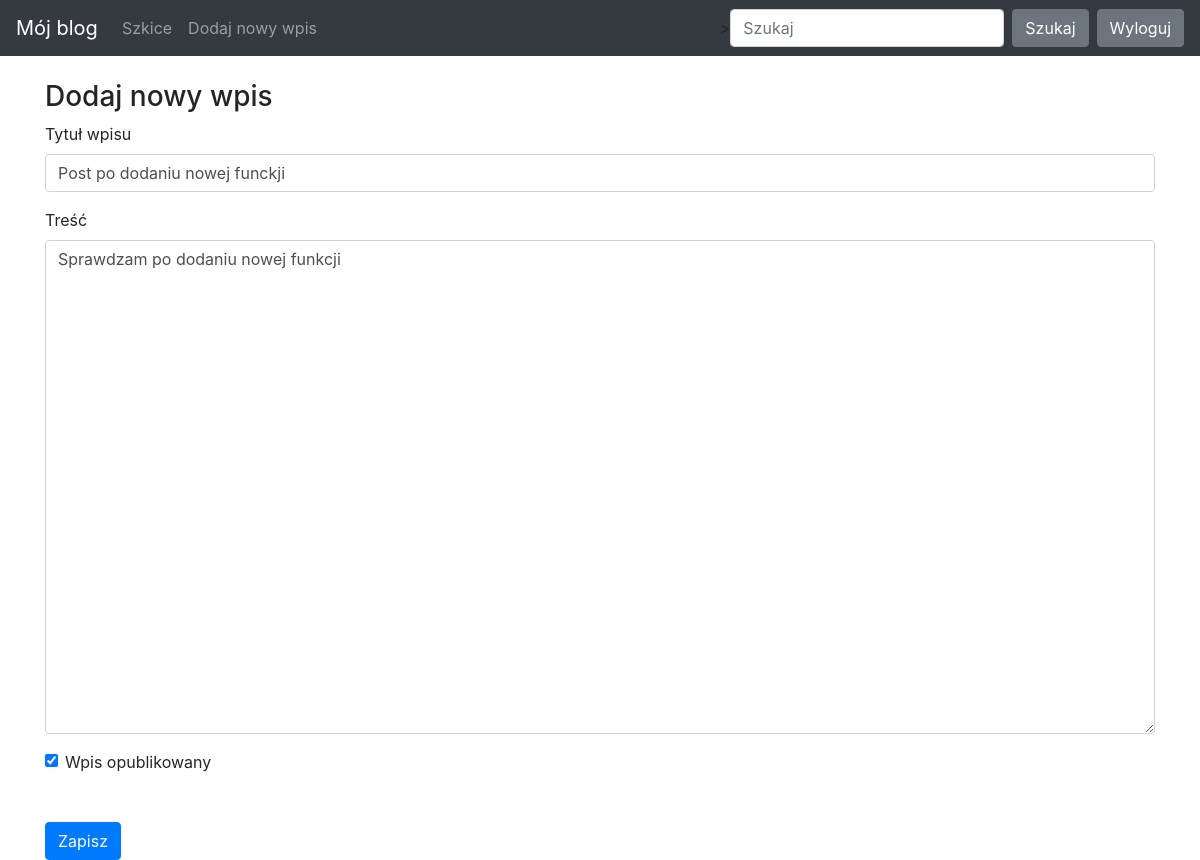
The page /edit-post/17 (signed in) on the database as committed earlier.
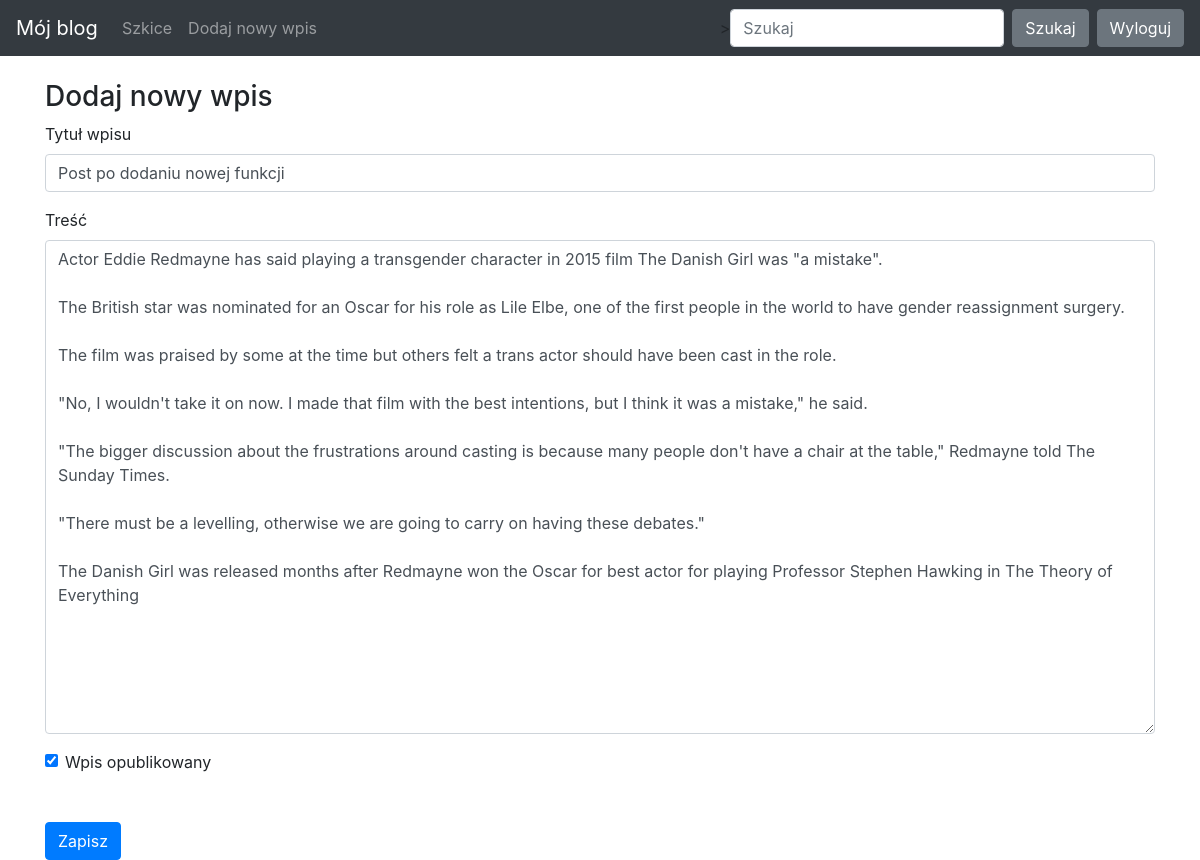
The same page on the database as committed later.
### blog/models.py (models this page shows)
class Entry(db.Model):
   id = db.Column(db.Integer, primary_key=True)
   title = db.Column(db.String(80), nullable=False)
   body = db.Column(db.Text, nullable=False)
   pub_date = db.Column(db.DateTime, nullable=False,
       default=datetime.datetime.utcnow)
   is_published = db.Column(db.Boolean, default=False)

### blog/routes.py (the view)
@app.route("/edit-post/<int:entry_id>", methods=["GET", "POST"])
@login_required
def edit_entry(entry_id):
    entry = Entry.query.filter_by(id=entry_id).first_or_404()
    form = EntryForm(obj=entry)
    errors = None
    if request.method == 'POST':
        create_edit_entry(form, entry_id=entry_id, entry=entry)
        return redirect(url_for('index'))
    else:
        errors = form.errors
    return render_template("entry_form.html", form=form, errors=errors)

### blog/forms.py
class EntryForm(FlaskForm):
   title = StringField('Title', validators=[DataRequired()])
   body = TextAreaField('Content', validators=[DataRequired()])
   is_published = BooleanField('Is Published?')

### blog/routes.py (called while the page is built)
def login_required(view_func):
   @functools.wraps(view_func)
   def check_permissions(*args, **kwargs):
       if session.get('logged_in'):
           return view_func(*args, **kwargs)
       return redirect(url_for('login', next=request.path))
   return check_permissions

### blog/templates/entry_form.html (shortened to what this page needs)
{% extends "base.html" %}
{% block content %}
<h3>
   Dodaj nowy wpis
</h3>
<form action="" method="POST">
   <div class="form-group">
       <label for="title">Tytuł wpisu</label>
       {{ form.title(class_="form-control") }}
   </div>
   <div class="form-group">
       <label for="body">Treść</label>
       {{ form.body(class_="form-control", cols="100", rows="20") }}
   </div>
   <div class="form-check">
       {{ form.is_published(class_="form-check-input") }}
       <label class="form-check-label" for="is_published">Wpis opublikowany</label>
   </div>
   <button type="submit" class="btn btn-primary mt-5">Zapisz</button>
</form>
{% endblock %}

Rows that differ between the two databases and show on the page:
changed Entry: title "Post po dodaniu nowej funckji" → "Post po dodaniu nowej funkcji"; body "Sprawdzam po dodaniu nowej funkcji" → "Actor Eddie Redmayne has said playing a transgender character in 2015 film The Danish Girl was \"a mistake\". The British star was nominated for an Oscar for his role as Lile Elbe, one of the first people in the world to have gender reassignment surgery. The film was praised by some at the time but others felt a trans actor should have been cast in the role. \"No, I wouldn't take it on now. I made that film with the best intentions, but I think it was a mistake,\" he said. \"The bigger discussion about the frustrations around casting is because many people don't have a chair at the table,\" Redmayne told The Sunday Times. \"There must be a levelling, otherwise we are going to carry on having these…"
